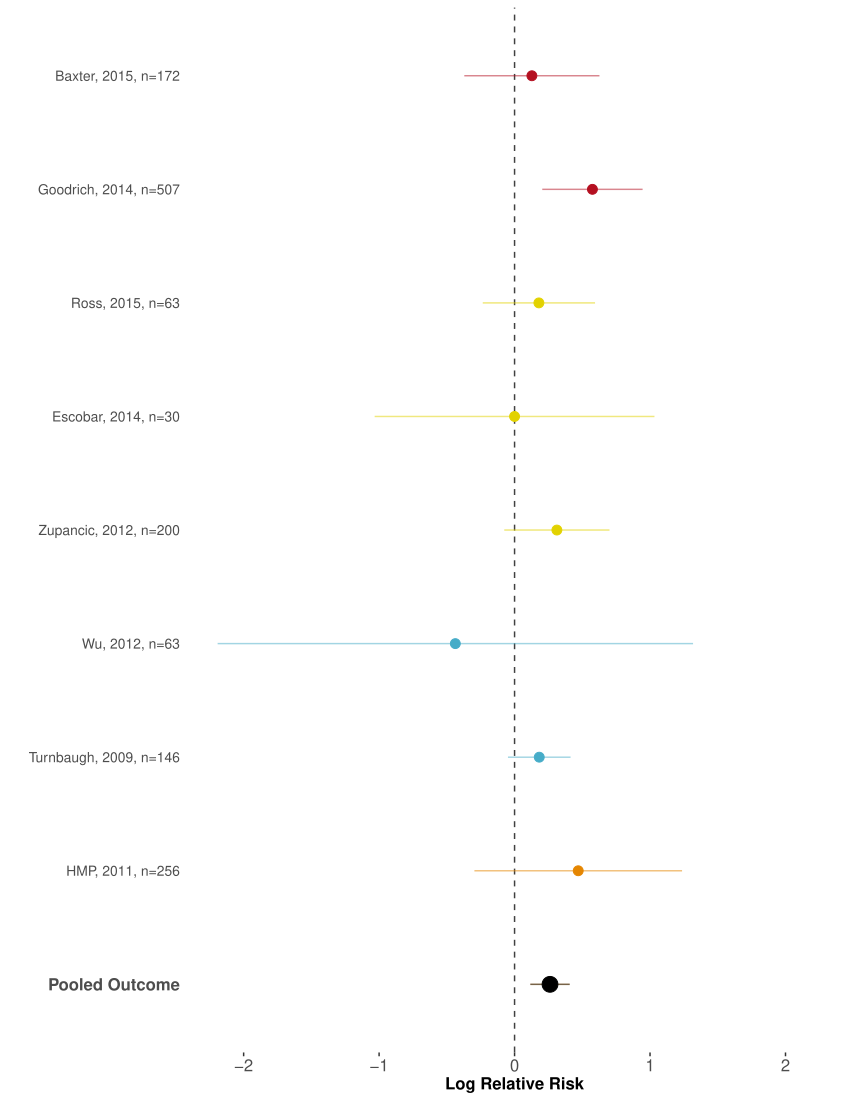

This figure's R source:
# MSze Lab Meeting Code Review / Hack-a-thon
# June 23, 2016

#Load libraries used
library(ggplot2)
library(wesanderson)

test3R <- read.csv("C:/Users/marc/Desktop/test3R.csv")

RRTest <- ggplot(test3R, aes(LogFC, Study, xmax=CIUB, xmin=CILB))
HRRG1 <- RRTest + coord_cartesian(xlim=c(-2.2, 2.2)) + 
  geom_vline(xintercept = 0.0, linetype=2, alpha=0.75) + 
  geom_errorbarh(aes(colour=Region), alpha=0.5, height=0) + 
  geom_errorbarh(data = subset(test3R, Study=="Pooled Outcome"), 
                 colour="black", alpha=0.5, height=0) + 
  geom_point(aes(colour=Region), size = 3) + ylab("") + 
  xlab("Log Relative Risk") + 
  geom_point(data = subset(test3R, Study=="Pooled Outcome"), 
             colour="black", size=5) + 
  scale_color_manual(values = wes_palette("FantasticFox")) + 
  scale_size(range=c(2, 5), guide=FALSE) + 
  theme(axis.line=element_line(colour="black"), 
        axis.line.y=element_blank(), axis.ticks.y=element_blank(), 
        axis.title=element_text(size=12, face="bold"), 
        panel.grid.major = element_blank(),
        panel.grid.minor = element_blank(),
        panel.border = element_blank(),
        panel.background = element_blank(), 
        text = element_text(size=15), 
        axis.text.y = element_text(face=c(
          "bold", "plain", "plain", "plain", "plain", "plain", "plain", "plain", "plain"), 
          size=c(12, 10, 10, 10, 10, 10, 10, 10, 10)), 
        legend.position="none")
